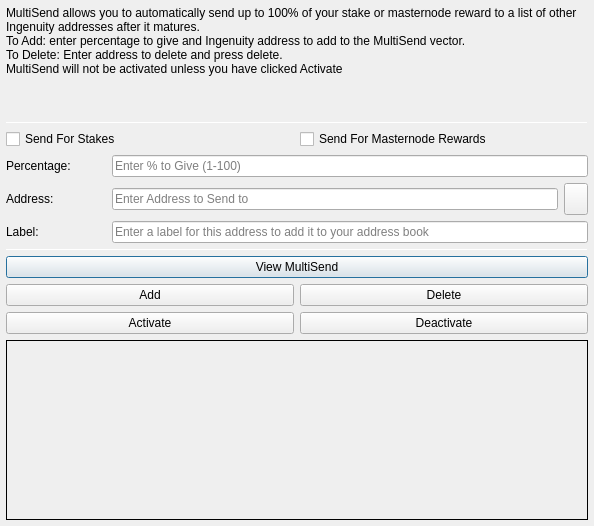
<?xml version="1.0" encoding="UTF-8"?>
<ui version="4.0">
 <class>MultiSendDialog</class>
 <widget class="QDialog" name="MultiSendDialog">
  <property name="windowModality">
   <enum>Qt::NonModal</enum>
  </property>
  <property name="geometry">
   <rect>
    <x>0</x>
    <y>0</y>
    <width>594</width>
    <height>526</height>
   </rect>
  </property>
  <property name="windowTitle">
   <string>MultiSend</string>
  </property>
  <layout class="QVBoxLayout" name="verticalLayout" stretch="0">
   <property name="leftMargin">
    <number>6</number>
   </property>
   <property name="topMargin">
    <number>6</number>
   </property>
   <property name="rightMargin">
    <number>6</number>
   </property>
   <property name="bottomMargin">
    <number>6</number>
   </property>
   <item>
    <layout class="QVBoxLayout" name="verticalLayout_Main" stretch="1,1,1,0,1,1,1">
     <item>
      <widget class="QLabel" name="label_2">
       <property name="lineWidth">
        <number>1</number>
       </property>
       <property name="text">
        <string>MultiSend allows you to automatically send up to 100% of your stake or masternode reward to a list of other Ingenuity addresses after it matures.
To Add: enter percentage to give and Ingenuity address to add to the MultiSend vector.
To Delete: Enter address to delete and press delete.
MultiSend will not be activated unless you have clicked Activate</string>
       </property>
       <property name="alignment">
        <set>Qt::AlignLeading|Qt::AlignLeft|Qt::AlignTop</set>
       </property>
       <property name="wordWrap">
        <bool>true</bool>
       </property>
      </widget>
     </item>
     <item>
      <widget class="Line" name="line">
       <property name="minimumSize">
        <size>
         <width>0</width>
         <height>1</height>
        </size>
       </property>
       <property name="maximumSize">
        <size>
         <width>16777215</width>
         <height>1</height>
        </size>
       </property>
       <property name="orientation">
        <enum>Qt::Horizontal</enum>
       </property>
      </widget>
     </item>
     <item>
      <layout class="QVBoxLayout" name="verticalLayout_Settings">
       <item>
        <layout class="QHBoxLayout" name="horizontalLayout">
         <item>
          <widget class="QCheckBox" name="multiSendStakeCheckBox">
           <property name="text">
            <string>Send For Stakes</string>
           </property>
          </widget>
         </item>
         <item>
          <widget class="QCheckBox" name="multiSendMasternodeCheckBox">
           <property name="text">
            <string>Send For Masternode Rewards</string>
           </property>
          </widget>
         </item>
        </layout>
       </item>
       <item>
        <layout class="QHBoxLayout" name="horizontalLayout_6">
         <item>
          <widget class="QLabel" name="label">
           <property name="minimumSize">
            <size>
             <width>100</width>
             <height>0</height>
            </size>
           </property>
           <property name="toolTip">
            <string>Percentage of stake to send</string>
           </property>
           <property name="text">
            <string>Percentage:</string>
           </property>
          </widget>
         </item>
         <item>
          <widget class="QLineEdit" name="multiSendPercentEdit">
           <property name="toolTip">
            <string>Enter whole numbers 1 - 100</string>
           </property>
           <property name="placeholderText">
            <string>Enter % to Give (1-100)</string>
           </property>
          </widget>
         </item>
        </layout>
       </item>
       <item>
        <layout class="QHBoxLayout" name="horizontalLayout_7">
         <item>
          <widget class="QLabel" name="label_5">
           <property name="minimumSize">
            <size>
             <width>100</width>
             <height>0</height>
            </size>
           </property>
           <property name="toolTip">
            <string>Address to send portion of stake to</string>
           </property>
           <property name="text">
            <string>Address:</string>
           </property>
          </widget>
         </item>
         <item>
          <widget class="QLineEdit" name="multiSendAddressEdit">
           <property name="toolTip">
            <string/>
           </property>
           <property name="placeholderText">
            <string>Enter Address to Send to</string>
           </property>
          </widget>
         </item>
         <item>
          <widget class="QToolButton" name="addressBookButton">
           <property name="maximumSize">
            <size>
             <width>16777215</width>
             <height>32</height>
            </size>
           </property>
           <property name="toolTip">
            <string>Choose an address from the address book</string>
           </property>
           <property name="text">
            <string/>
           </property>
           <property name="icon">
            <iconset resource="../ingenuity.qrc">
             <normaloff>:/icons/address-book</normaloff>:/icons/address-book</iconset>
           </property>
           <property name="shortcut">
            <string>Alt+A</string>
           </property>
          </widget>
         </item>
        </layout>
       </item>
      </layout>
     </item>
     <item>
      <layout class="QHBoxLayout" name="horizontalLayout_3">
       <item>
        <widget class="QLabel" name="label_3">
         <property name="minimumSize">
          <size>
           <width>100</width>
           <height>0</height>
          </size>
         </property>
         <property name="text">
          <string>Label:</string>
         </property>
        </widget>
       </item>
       <item>
        <widget class="QLineEdit" name="labelAddressLabelEdit">
         <property name="placeholderText">
          <string>Enter a label for this address to add it to your address book</string>
         </property>
        </widget>
       </item>
      </layout>
     </item>
     <item>
      <widget class="Line" name="line_2">
       <property name="minimumSize">
        <size>
         <width>0</width>
         <height>1</height>
        </size>
       </property>
       <property name="maximumSize">
        <size>
         <width>16777215</width>
         <height>1</height>
        </size>
       </property>
       <property name="orientation">
        <enum>Qt::Horizontal</enum>
       </property>
      </widget>
     </item>
     <item>
      <layout class="QVBoxLayout" name="verticalLayout_Buttons">
       <item>
        <layout class="QHBoxLayout" name="horizontalLayout_4">
         <item>
          <widget class="QPushButton" name="viewButton">
           <property name="toolTip">
            <string/>
           </property>
           <property name="statusTip">
            <string>View MultiSend Vector</string>
           </property>
           <property name="text">
            <string>View MultiSend</string>
           </property>
          </widget>
         </item>
        </layout>
       </item>
       <item>
        <layout class="QHBoxLayout" name="horizontalLayout_2">
         <item>
          <widget class="QPushButton" name="addButton">
           <property name="toolTip">
            <string/>
           </property>
           <property name="statusTip">
            <string>Add to MultiSend Vector</string>
           </property>
           <property name="text">
            <string>Add</string>
           </property>
          </widget>
         </item>
         <item>
          <widget class="QPushButton" name="deleteButton">
           <property name="toolTip">
            <string/>
           </property>
           <property name="statusTip">
            <string>Delete Address From MultiSend Vector</string>
           </property>
           <property name="text">
            <string>Delete</string>
           </property>
          </widget>
         </item>
        </layout>
       </item>
       <item>
        <layout class="QHBoxLayout" name="horizontalLayout_5">
         <item>
          <widget class="QPushButton" name="activateButton">
           <property name="statusTip">
            <string>Activate MultiSend</string>
           </property>
           <property name="text">
            <string>Activate</string>
           </property>
          </widget>
         </item>
         <item>
          <widget class="QPushButton" name="disableButton">
           <property name="statusTip">
            <string>Deactivate MultiSend</string>
           </property>
           <property name="text">
            <string>Deactivate</string>
           </property>
          </widget>
         </item>
        </layout>
       </item>
      </layout>
     </item>
     <item>
      <widget class="QLabel" name="message">
       <property name="minimumSize">
        <size>
         <width>0</width>
         <height>180</height>
        </size>
       </property>
       <property name="frameShape">
        <enum>QFrame::Panel</enum>
       </property>
       <property name="frameShadow">
        <enum>QFrame::Plain</enum>
       </property>
       <property name="lineWidth">
        <number>1</number>
       </property>
       <property name="midLineWidth">
        <number>1</number>
       </property>
       <property name="text">
        <string/>
       </property>
       <property name="alignment">
        <set>Qt::AlignLeading|Qt::AlignLeft|Qt::AlignTop</set>
       </property>
       <property name="wordWrap">
        <bool>true</bool>
       </property>
      </widget>
     </item>
    </layout>
   </item>
  </layout>
 </widget>
 <resources>
  <include location="../ingenuity.qrc"/>
 </resources>
 <connections/>
</ui>
